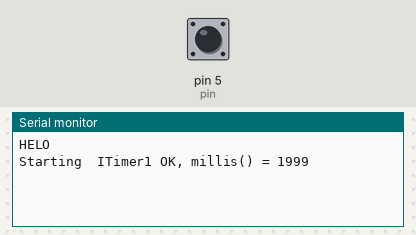
Simulated run of this sketch. Board: Arduino Uno, built with avr-gcc and run on an emulated ATmega328P. Parts: the last lines printed to the serial monitor. Inputs (shaded band) come from the test bench; at power-on: pin 5 (pin) HIGH.

Above: at 3.2 s.
3.3 s: pin 5 (pin) pulled LOW for 0.15 s
At 4.6 s:
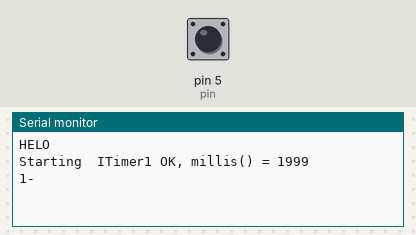
4.9 s: pin 5 (pin) pulled LOW for 1 s
At 5.8 s:
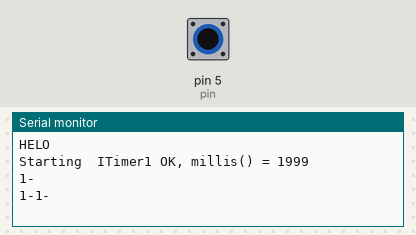
7.4 s: pin 5 (pin) pulled LOW for 0.15 s
At 8.7 s:
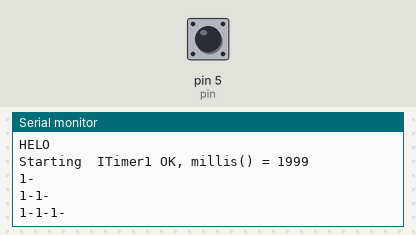
9.0 s: pin 5 (pin) pulled LOW for 1 s
At 10.1 s:
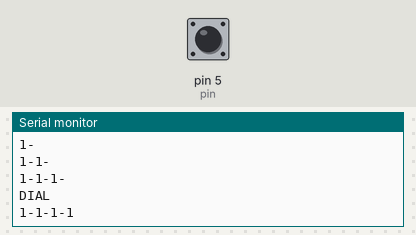

The sketch:

dialtest.ino
```cpp
// timers stuff

// Select USING_16MHZ     == true for  16MHz to Timer TCBx => shorter timer, but better accuracy
// Select USING_8MHZ      == true for   8MHz to Timer TCBx => shorter timer, but better accuracy
// Select USING_250KHZ    == true for 250KHz to Timer TCBx => shorter timer, but better accuracy
// Not select for default 250KHz to Timer TCBx => longer timer,  but worse accuracy#define USING_16MHZ     false
#define USING_8MHZ      false
#define USING_250KHZ    false

// Select the timers you're using, here ITimer1
#define USE_TIMER_0     false
#define USE_TIMER_1     true
#define USE_TIMER_2     false
#define USE_TIMER_3     false

#include "megaAVR_TimerInterrupt.h"


const int pin=5;

int lastVal = -1;
int count = 0;
int buffer = 0;
const int nmax = 4;
int number[nmax] = {0,0,0,0};
int nptr = 0;

void handler() {

  int sensorVal = digitalRead(pin);
  //Serial.println(sensorVal);
  if (sensorVal == lastVal) {
    count += 1;
    if (lastVal == 0 && count > 5 && buffer > 0) {
      number[nptr] = buffer;
      nptr++;
      if (nptr < 4) {
        Serial.print(number[0]);
        Serial.print("-");
        if (nptr > 1) {
          Serial.print(number[1]);
          Serial.print("-");
        }
        if (nptr > 2) {
          Serial.print(number[2]);
          Serial.print("-");
        }
        Serial.println();
      }
      if (nptr == 4) {
        Serial.println("DIAL");
        Serial.print(number[0]);
        Serial.print("-");
        Serial.print(number[1]);
        Serial.print("-");
        Serial.print(number[2]);
        Serial.print("-");
        Serial.print(number[3]);
        Serial.println();

        nptr = 0;
        number[0] = 0;
        number[1] = 0;
        number[2] = 0;
        number[3] = 0;
      }

      buffer = 0;
    }
    if (lastVal == 0 && count > 1000 && nptr > 0) {
      nptr = 0;
      number[0] = 0;
      number[1] = 0;
      number[2] = 0;
      number[3] = 0;
      Serial.println("RESET!!!");
    }
  } else {
    if (lastVal == 1) {
      if (count > 1) {
        buffer += 1;
      }
    }
    if (lastVal == 0) {
      if (count > 10) {
        buffer = 0;
      }
    }
    count = 0;
    lastVal = sensorVal;
  }
}

void setup() {
  Serial.begin(115200);
  pinMode(pin, INPUT_PULLUP);
  delay(2000);
  Serial.println("HELO");

	ITimer1.init();

 if (ITimer1.attachInterruptInterval(10, handler))
    Serial.println("Starting  ITimer1 OK, millis() = " + String(millis()));
  else
    Serial.println("Can't set ITimer1. Select another freq. or timer");
}


void loop() {}
```

Measured:
- after the input at 3.3 s, the serial monitor: prints a new line after 0.06 s (image 1)
- after the input at 4.9 s, the serial monitor: prints a new line after 0.06 s (image 2)
- after the input at 7.4 s, the serial monitor: prints a new line after 0.06 s (image 3)
- after the input at 9.0 s, the serial monitor: prints a new line after 0.06 s (image 4)
